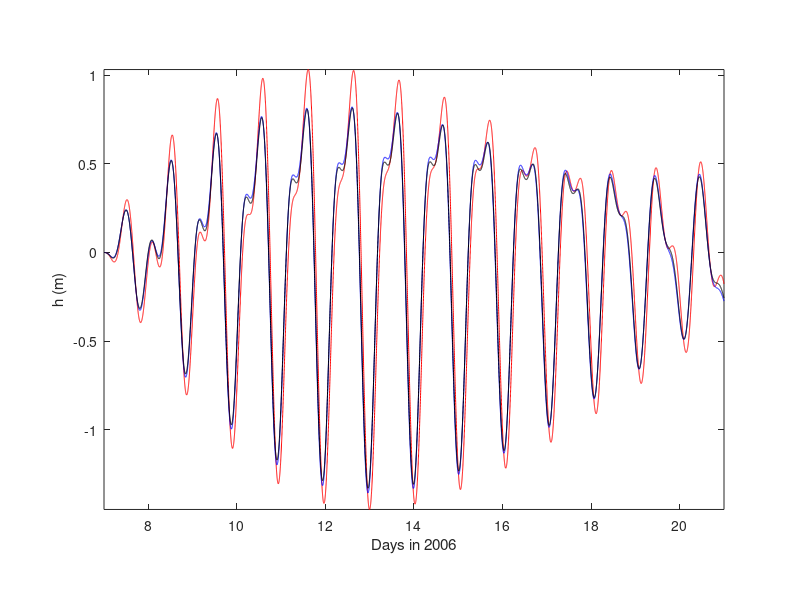

Write MATLAB code to recreate this figure.
dt = 90;
h1 = fread(fopen('h1.dat','rb'),'float64');
h2 = fread(fopen('h2.dat','rb'),'float64');
h3 = fread(fopen('h3.dat','rb'),'float64');

n = length(h3);

Tday = 86400;
tstart = 7*Tday;
t = tstart+[dt:dt:n*dt];

figure(1)
set(gca,'fontsize',14);
plot(t/Tday,h1,'r-',t/Tday,h2,'b-',t/Tday,h3,'k-');
axis tight;
xlabel('Days in 2006');
ylabel('h (m)');
daspect([4 1 1]);

